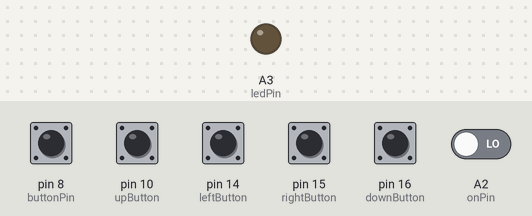
The sketch below on a simulated Arduino Leonardo, built with avr-gcc and run on an emulated ATmega32U4. Shown: output pins drawn as LEDs (lit = HIGH). Inputs (shaded band) come from the test bench; at power-on: A2 (onPin), pin 8 (buttonPin), pin 10 (upButton), pin 14 (leftButton), pin 15 (rightButton), pin 16 (downButton) LOW. What the sketch prints to the serial monitor is not drawn.

Above: at 1.2 s.
1.3 s: A2 (onPin) driven HIGH
3.2 s: pin 8 (buttonPin) pulled HIGH for 0.15 s
At 3.27 s:
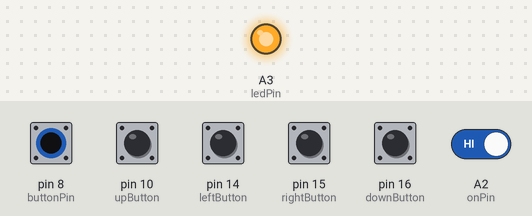
Timing chart, 0 to 6.2 s (numbered marks = the images above; inputs shaded):
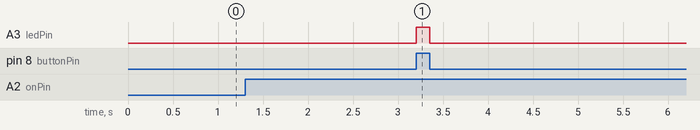

Measured:
- after the input at 3.2 s, A3 (ledPin): LOW → HIGH at once, → LOW 0.15 s later

The sketch:

test.ino
```cpp
#include "Keyboard.h"

const int ledPin = A3;
const int buttonPin = 8;
const int onPin = A2;
int buttonState = 0;
int onState = 0;

const int upButton = 10;
const int downButton = 16;
const int leftButton = 14;
const int rightButton = 15;


void setup() {

  Serial.begin(9600);
  pinMode(onPin, INPUT);
  pinMode(ledPin, OUTPUT);
  pinMode(buttonPin, INPUT);

  pinMode(upButton, INPUT);
  pinMode(downButton, INPUT);
  pinMode(leftButton, INPUT);
  pinMode(rightButton, INPUT);
}

void loop() {
  onState = digitalRead(onPin);
if (onState == HIGH){
  //-------------------LAZER---------------------------------
  buttonState = digitalRead(buttonPin);

  if (buttonState == HIGH) {
    digitalWrite(ledPin, HIGH);
    Serial.println("LED ON +++++++");
  }
  else {
    digitalWrite(ledPin, LOW);
    Serial.println("LED OFF -------");
  }
  //-------------------------------------------------------------------
  if (digitalRead(upButton) == HIGH) {
    Keyboard.write('u');
  }
  if (digitalRead(downButton) == HIGH) {
    Keyboard.write('d');
  }
  if (digitalRead(leftButton) == HIGH) {
    Keyboard.write('l');
  }
  if (digitalRead(rightButton) == HIGH) {
    Keyboard.write('r');
  }
  //-------------------------------------------------------------------


  //-----------------------------------------------------------------------
}

}
```
